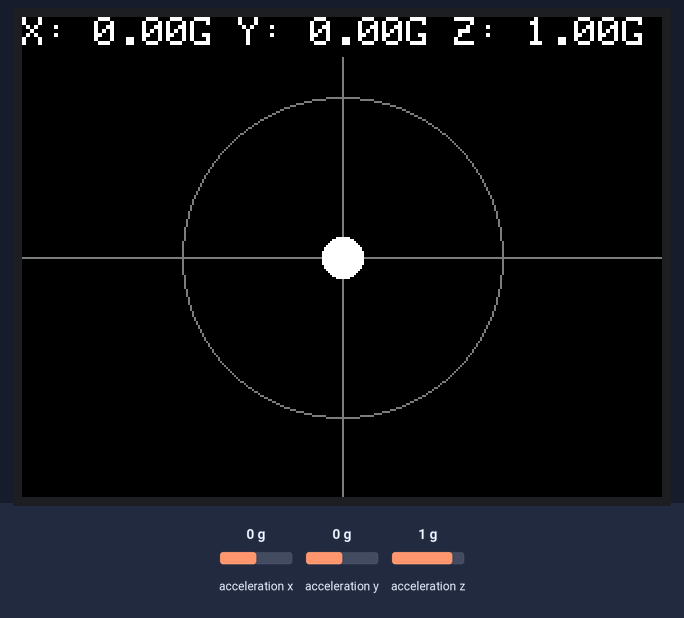
A program run on a simulated ESP32. On the bench: 320×240 colour display. Inputs (shaded band) come from the test bench; at power-on: acceleration x 0 g, acceleration y 0 g, acceleration z 1 g.

Above: at 1.4 s.
1.5 s: acceleration x set to -1.4 g
At 3.0 s:
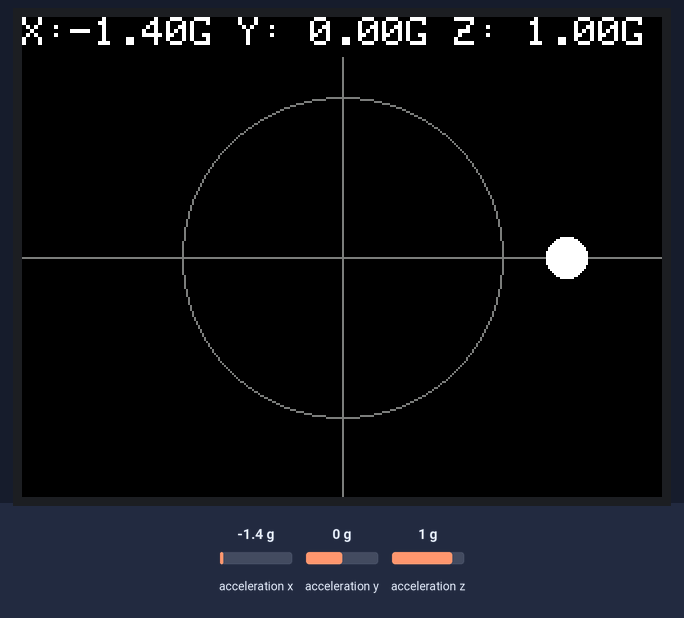
3.3 s: acceleration y set to -1.4 g
At 3.9 s:
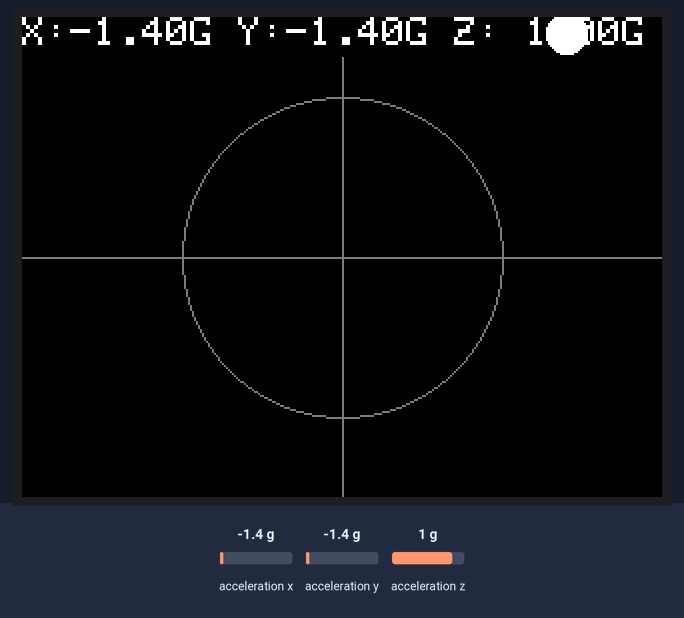
4.8 s: acceleration x set to -0.8 g
At 5.5 s:
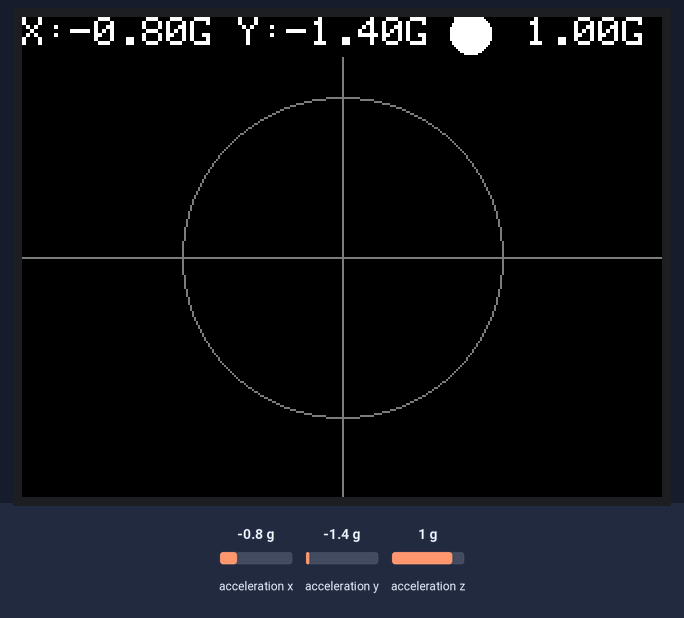
6.6 s: acceleration z set to -1.4 g
At 7.2 s:
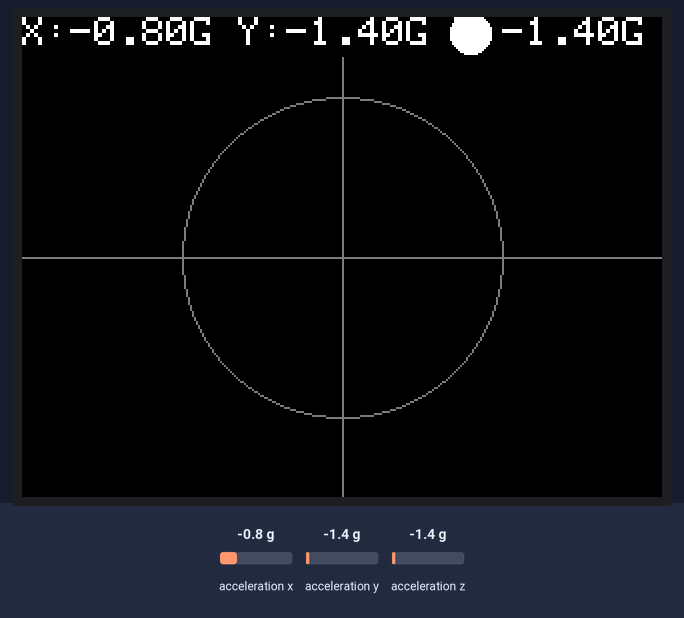
Timing chart, 0 to 9.1 s (numbered marks = the images above; inputs shaded):
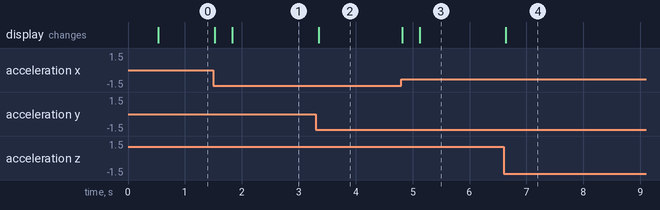

The program:

main.cpp
```cpp
#define M5STACK_MPU6886

#include <M5Stack.h>

int prev_x = 0;
int prev_y = 0;

void setup() {
  M5.begin();
  M5.Power.begin();
  M5.IMU.Init();

  M5.Lcd.fillScreen(BLACK);
  M5.Lcd.setTextSize(2);
}

void loop() {
  float acc_x = 0.0;
  float acc_y = 0.0;
  float acc_z = 0.0;
  M5.IMU.getAccelData(&acc_x, &acc_y, &acc_z);

  // LCD 表示
  M5.Lcd.setCursor(0, 0);
  M5.Lcd.printf("X:%5.2fG Y:%5.2fG Z:%5.2fG", acc_x, acc_y, acc_z);

  M5.Lcd.drawLine(0, 120, 320, 120, TFT_DARKGREY);
  M5.Lcd.drawLine(160, 20, 160, 240, TFT_DARKGREY);
  M5.Lcd.drawCircle(160, 120, 80, TFT_DARKGREY);
  int x = map(acc_x * 100, -1 * 100, 1 * 100, 240, 80);
  int y = map(acc_y * 100, -1 * 100, 1 * 100, 40, 200);
  M5.Lcd.fillCircle(prev_x, prev_y, 10, BLACK);
  M5.Lcd.fillCircle(x, y, 10, WHITE);
  prev_x = x;
  prev_y = y;

  delay(1);
}
```

Measured:
- after the input at 1.5 s, the display: first changes at once (image 1 shows a later state)
- after the input at 3.3 s, the display: changes after 0.05 s (image 2)
- after the input at 4.8 s, the display: first changes at once (image 3 shows a later state)
- after the input at 6.6 s, the display: changes at once (image 4)
